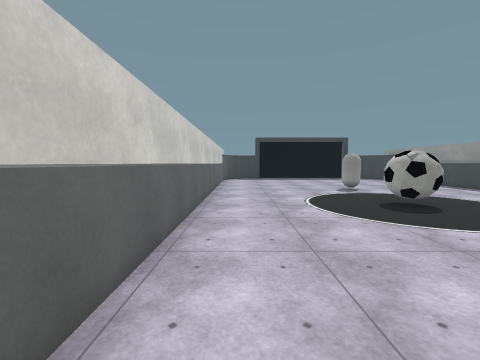
view 1 (above)

13 first-person views from a walk through a 3-D level made in the Unity game engine. The camera is 1.5 m above the floor, tilts 4° down and sees 90° across. The floor is counted in squares, 1 m on a side. Each view is taken from the middle of a square. On the plan, view 1 faces up. The plan holds only what a view shows up to about 13 squares ahead; the rest is blank. The player character is not drawn. Some surface patterns are stand-ins.

view 2
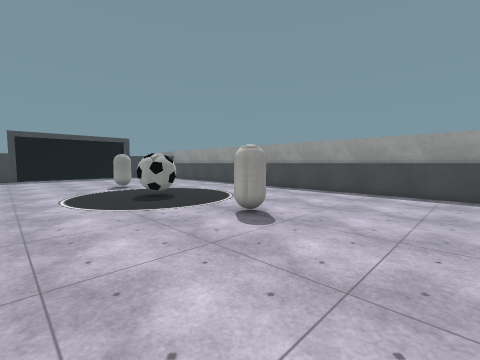

view 3
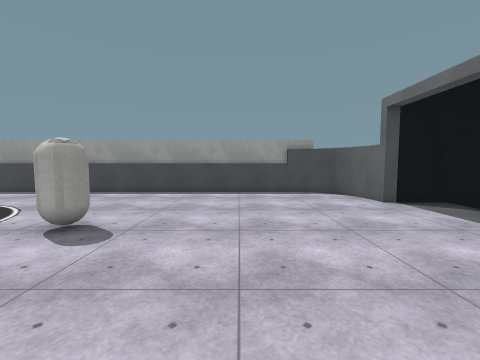

view 4
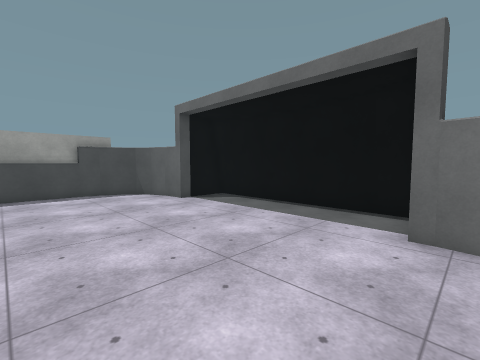

view 5
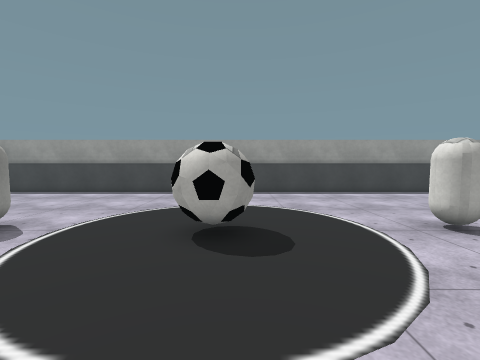

view 6
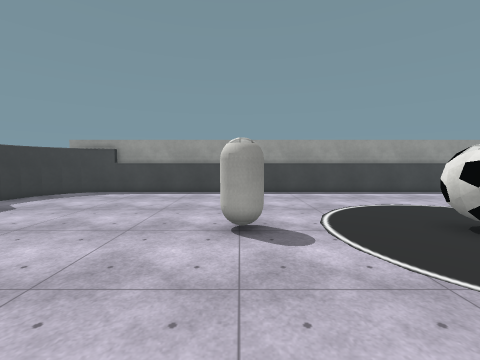

view 7
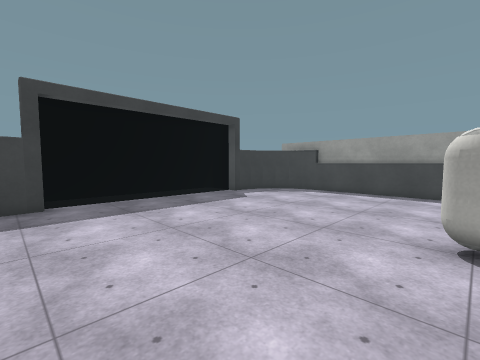

view 8
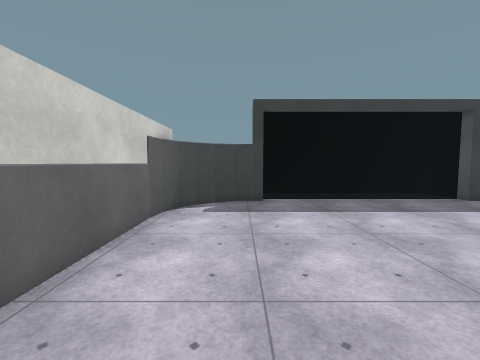

view 9
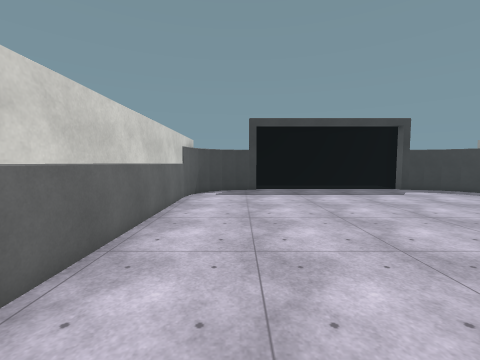

view 10
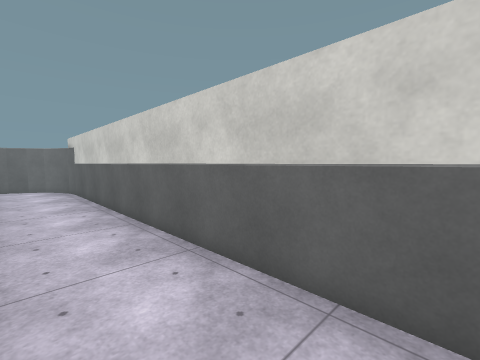

view 11
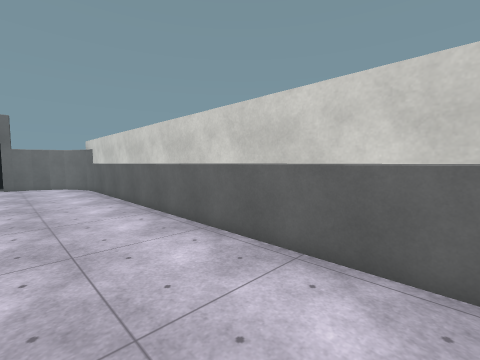

view 12
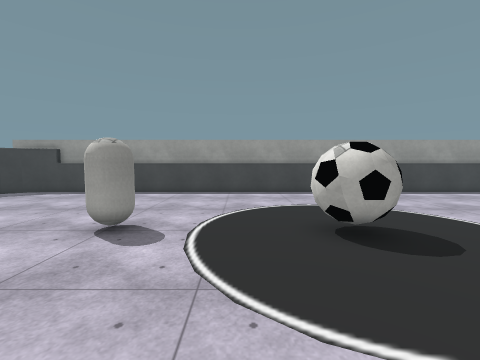

view 13
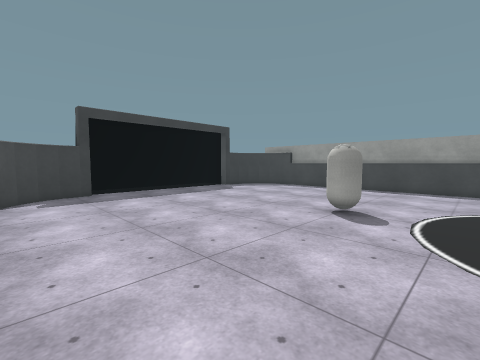

### Floor plan
Points are (right, up) in squares from view 1. A wall is a line through its corners. A room is listed if a view was taken in it or the views show most of it. See-through windows are left out.
Room 1 (views 1, 2, 3, 4, 5, 6, 7, 8, 9, 10, 11, 12, 13)
walls: (-1.5, 20.6) (-1.5, -3.5); (13.4, 21.2) (13.1, 22); (-1.4, 21.4) (-1.5, 20.5); (-1.5, -3.4) (-1.4, -4.3); (13.5, -3.5) (13.5, 20.5) (13.4, 21.3); (13.8, -3.5) (13.8, 20.5); (13.2, 21.9) (12.6, 22.7); (-1, 22.1) (-1.4, 21.3); (2, 23.5) (1.5, 23.5); (-1.4, -4.2) (-1.1, -5) (-0.6, -5.7); (1.6, 23.5) (0.7, 23.4); (12.7, 22.6) (12, 23.1); (-0.5, 22.7) (-1.1, 21.9); (10.6, 23.5) (10.1, 23.5) (10.1, 25.5) (2.1, 25.5); (13.4, -4.3) (13.5, -3.4); (0.8, 23.4) (0, 23.1) (-0.7, 22.6); (12.1, 23.1) (11.3, 23.4); (11.4, 23.4) (10.4, 23.5); (-0.7, -5.5) (0.1, -6.1); (1.5, -6.5) (2, -6.5); (10.5, -6.5) (11.3, -6.4); (11.9, -6.1) (12.6, -5.6) (13.1, -5) (13.4, -4.2); (0, -6.1) (0.8, -6.4); (11.2, -6.4) (12, -6.1); (0.7, -6.4) (1.6, -6.5); (10.1, 25.7) (2.1, 25.7); (8.4, -8.5) (10.1, -8.5) (10.1, -6.5) (10.6, -6.5); (2.2, -8.7) (10.1, -8.7)
objects: ball (5, 8) to (7, 9); capsule (6, 3) to (7, 3); capsule (6, 14) to (7, 14)

Where each view was taken, in squares from view 1:
view 1: 0 up, 0 right, facing up
view 2: 2 down, 1 right, facing up-right
view 3: 1 down, 1 right, facing right
view 4: 1 down, 1 right, facing down-right
view 5: 8 up, 1 right, facing right
view 6: 14 up, 1 right, facing right
view 7: 14 up, 1 right, facing up-right
view 8: 14 up, 1 right, facing up
view 9: 10 up, 1 right, facing up
view 10: 10 up, 1 right, facing down-left
view 11: 11 up, 2 right, facing down-left
view 12: 11 up, 1 right, facing right
view 13: 11 up, 1 left, facing up-right
